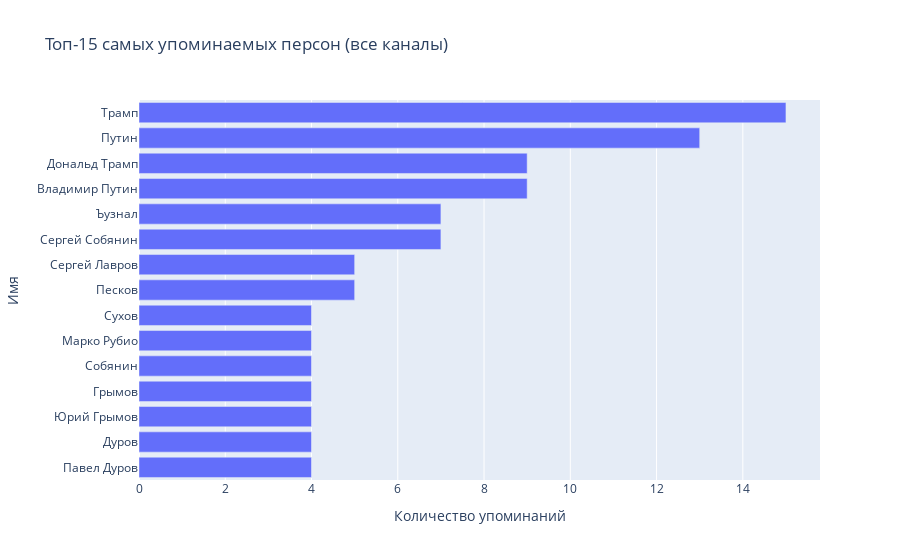
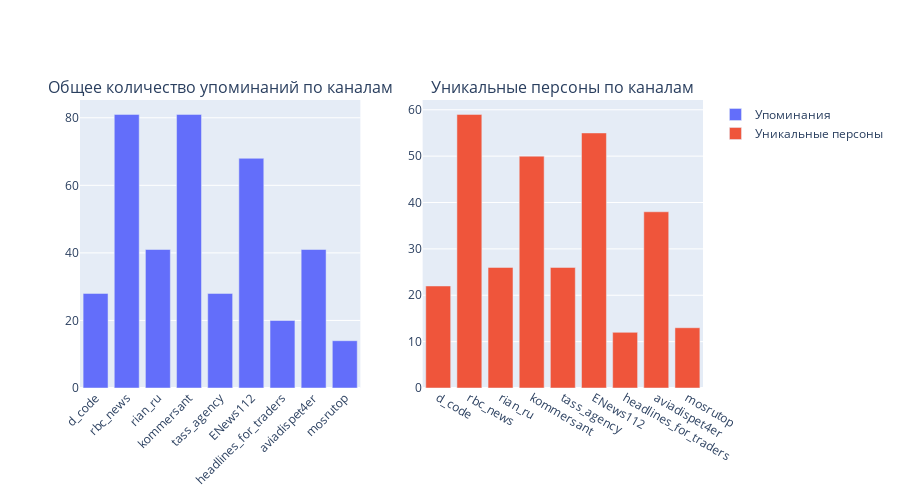
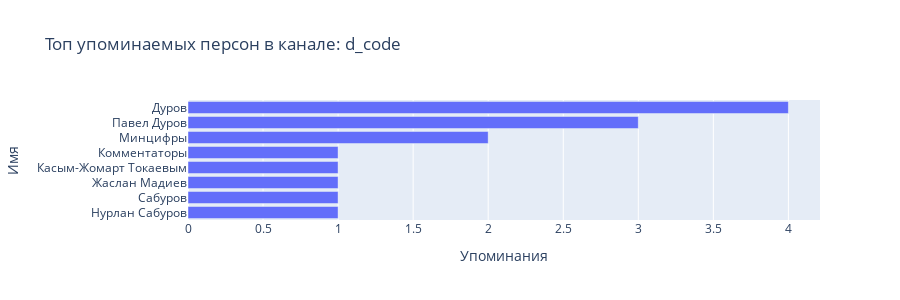
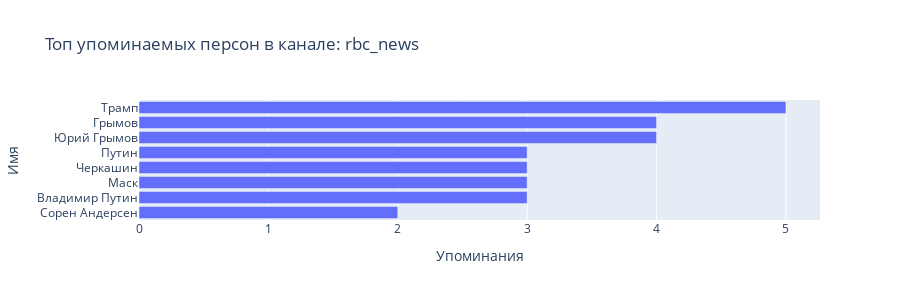

Here is the notebook cell these charts were saved with, in order:
### Markdown cell above
## 8. Визуализация анализа персон

### Code cell
def visualize_person_analysis(person_analysis):
    """Визуализация результатов анализа упоминаний персон"""
    
    if not person_analysis['overall_top_persons']:
        print("Нет данных об упоминаниях персон для визуализации")
        return
    
    # Топ персон overall
    top_persons = person_analysis['overall_top_persons'][:15]
    
    fig = px.bar(
        x=[count for _, count in top_persons],
        y=[name for name, _ in top_persons],
        orientation='h',
        title="Топ-15 самых упоминаемых персон (все каналы)",
        labels={'x': 'Количество упоминаний', 'y': 'Имя'}
    )
    fig.update_layout(yaxis={'categoryorder': 'total ascending'})
    fig.show()
    
    # Статистика по каналам
    channels = list(person_analysis['channel_stats'].keys())
    mentions_by_channel = [stats['total_mentions'] for stats in person_analysis['channel_stats'].values()]
    unique_persons_by_channel = [stats['unique_persons'] for stats in person_analysis['channel_stats'].values()]
    
    # Создаем subplot для статистики по каналам
    fig = make_subplots(
        rows=1, cols=2,
        subplot_titles=('Общее количество упоминаний по каналам', 
                       'Уникальные персоны по каналам')
    )
    
    fig.add_trace(
        go.Bar(x=channels, y=mentions_by_channel, name='Упоминания'),
        row=1, col=1
    )
    
    fig.add_trace(
        go.Bar(x=channels, y=unique_persons_by_channel, name='Уникальные персоны'),
        row=1, col=2
    )
    
    fig.update_layout(height=500, showlegend=True, xaxis_tickangle=-45)
    fig.show()
    
    # Топ персоны для каждого канала
    for channel, stats in person_analysis['channel_stats'].items():
        if stats['top_persons']:
            top_channel_persons = stats['top_persons'][:8]
            fig = px.bar(
                x=[count for _, count in top_channel_persons],
                y=[name for name, _ in top_channel_persons],
                orientation='h',
                title=f"Топ упоминаемых персон в канале: {channel}",
                labels={'x': 'Упоминания', 'y': 'Имя'}
            )
            fig.update_layout(yaxis={'categoryorder': 'total ascending'}, height=300)
            fig.show()

# Визуализируем анализ персон
visualize_person_analysis(person_analysis)

### Figure 1 — Plotly figure (JSON) as saved in the notebook; plotly's stock layout.template omitted (floating-point values rounded to 4 significant figures)
{"data": [{"hovertemplate": "Количество упоминаний=%{x}<br>Имя=%{y}<extra></extra>", "legendgroup": "", "marker": {"color": "#636efa", "pattern": {"shape": ""}}, "name": "", "orientation": "h", "showlegend": false, "textposition": "auto", "type": "bar", "x": [15, 13, 9, 9, 7, 7, 5, 5, 4, 4, 4, 4, 4, 4, 4], "xaxis": "x", "y": ["Трамп", "Путин", "Владимир Путин", "Дональд Трамп", "Сергей Собянин", "Ъузнал", "Песков", "Сергей Лавров", "Павел Дуров", "Дуров", "Юрий Грымов", "Грымов", "Собянин", "Марко Рубио", "Сухов"], "yaxis": "y"}], "layout": {"barmode": "relative", "legend": {"tracegroupgap": 0}, "title": {"text": "Топ-15 самых упоминаемых персон (все каналы)"}, "xaxis": {"anchor": "y", "domain": [0, 1], "title": {"text": "Количество упоминаний"}}, "yaxis": {"anchor": "x", "categoryorder": "total ascending", "domain": [0, 1], "title": {"text": "Имя"}}}}

### Figure 2 — Plotly figure (JSON) as saved in the notebook; plotly's stock layout.template omitted (floating-point values rounded to 4 significant figures)
{"data": [{"name": "Упоминания", "type": "bar", "x": ["d_code", "rbc_news", "rian_ru", "kommersant", "tass_agency", "ENews112", "headlines_for_traders", "aviadispet4er", "mosrutop"], "xaxis": "x", "y": [28, 81, 41, 81, 28, 68, 20, 41, 14], "yaxis": "y"}, {"name": "Уникальные персоны", "type": "bar", "x": ["d_code", "rbc_news", "rian_ru", "kommersant", "tass_agency", "ENews112", "headlines_for_traders", "aviadispet4er", "mosrutop"], "xaxis": "x2", "y": [22, 59, 26, 50, 26, 55, 12, 38, 13], "yaxis": "y2"}], "layout": {"annotations": [{"font": {"size": 16}, "showarrow": false, "text": "Общее количество упоминаний по каналам", "x": 0.225, "xanchor": "center", "xref": "paper", "y": 1, "yanchor": "bottom", "yref": "paper"}, {"font": {"size": 16}, "showarrow": false, "text": "Уникальные персоны по каналам", "x": 0.775, "xanchor": "center", "xref": "paper", "y": 1, "yanchor": "bottom", "yref": "paper"}], "height": 500, "showlegend": true, "xaxis": {"anchor": "y", "domain": [0, 0.45], "tickangle": -45}, "xaxis2": {"anchor": "y2", "domain": [0.55, 1]}, "yaxis": {"anchor": "x", "domain": [0, 1]}, "yaxis2": {"anchor": "x2", "domain": [0, 1]}}}

### Figure 3 — Plotly figure (JSON) as saved in the notebook; plotly's stock layout.template omitted (floating-point values rounded to 4 significant figures)
{"data": [{"hovertemplate": "Упоминания=%{x}<br>Имя=%{y}<extra></extra>", "legendgroup": "", "marker": {"color": "#636efa", "pattern": {"shape": ""}}, "name": "", "orientation": "h", "showlegend": false, "textposition": "auto", "type": "bar", "x": [4, 3, 2, 1, 1, 1, 1, 1], "xaxis": "x", "y": ["Дуров", "Павел Дуров", "Минцифры", "Нурлан Сабуров", "Сабуров", "Жаслан Мадиев", "Касым-Жомарт Токаевым", "Комментаторы"], "yaxis": "y"}], "layout": {"barmode": "relative", "height": 300, "legend": {"tracegroupgap": 0}, "title": {"text": "Топ упоминаемых персон в канале: d_code"}, "xaxis": {"anchor": "y", "domain": [0, 1], "title": {"text": "Упоминания"}}, "yaxis": {"anchor": "x", "categoryorder": "total ascending", "domain": [0, 1], "title": {"text": "Имя"}}}}

### Figure 4 — Plotly figure (JSON) as saved in the notebook; plotly's stock layout.template omitted (floating-point values rounded to 4 significant figures)
{"data": [{"hovertemplate": "Упоминания=%{x}<br>Имя=%{y}<extra></extra>", "legendgroup": "", "marker": {"color": "#636efa", "pattern": {"shape": ""}}, "name": "", "orientation": "h", "showlegend": false, "textposition": "auto", "type": "bar", "x": [5, 4, 4, 3, 3, 3, 3, 2], "xaxis": "x", "y": ["Трамп", "Юрий Грымов", "Грымов", "Владимир Путин", "Маск", "Черкашин", "Путин", "Сорен Андерсен"], "yaxis": "y"}], "layout": {"barmode": "relative", "height": 300, "legend": {"tracegroupgap": 0}, "title": {"text": "Топ упоминаемых персон в канале: rbc_news"}, "xaxis": {"anchor": "y", "domain": [0, 1], "title": {"text": "Упоминания"}}, "yaxis": {"anchor": "x", "categoryorder": "total ascending", "domain": [0, 1], "title": {"text": "Имя"}}}}
